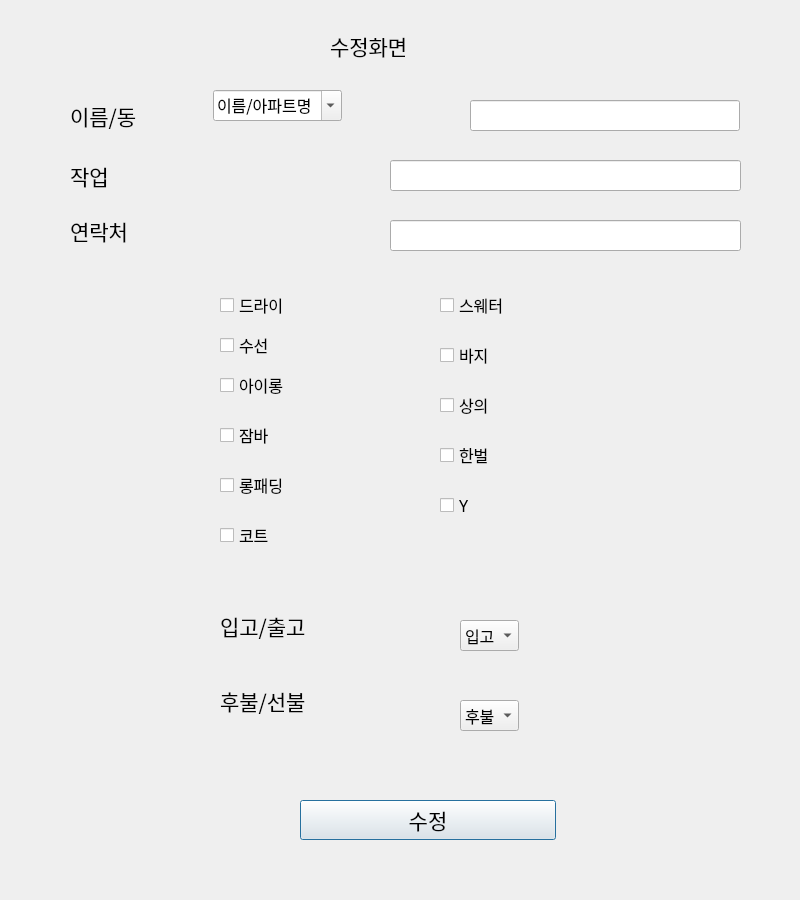
<?xml version="1.0" encoding="UTF-8"?>
<ui version="4.0">
 <class>Dialog</class>
 <widget class="QDialog" name="Dialog">
  <property name="geometry">
   <rect>
    <x>0</x>
    <y>0</y>
    <width>800</width>
    <height>900</height>
   </rect>
  </property>
  <property name="windowTitle">
   <string>Dialog</string>
  </property>
  <widget class="QCheckBox" name="cloth_checkBox">
   <property name="geometry">
    <rect>
     <x>440</x>
     <y>390</y>
     <width>185</width>
     <height>30</height>
    </rect>
   </property>
   <property name="baseSize">
    <size>
     <width>20</width>
     <height>20</height>
    </size>
   </property>
   <property name="font">
    <font>
     <family>Agency FB</family>
     <pointsize>12</pointsize>
    </font>
   </property>
   <property name="text">
    <string>상의</string>
   </property>
  </widget>
  <widget class="QCheckBox" name="cote_checkBox">
   <property name="geometry">
    <rect>
     <x>220</x>
     <y>520</y>
     <width>185</width>
     <height>30</height>
    </rect>
   </property>
   <property name="baseSize">
    <size>
     <width>20</width>
     <height>20</height>
    </size>
   </property>
   <property name="font">
    <font>
     <family>Agency FB</family>
     <pointsize>12</pointsize>
    </font>
   </property>
   <property name="text">
    <string>코트</string>
   </property>
  </widget>
  <widget class="QCheckBox" name="long_checkBox">
   <property name="geometry">
    <rect>
     <x>220</x>
     <y>470</y>
     <width>185</width>
     <height>30</height>
    </rect>
   </property>
   <property name="baseSize">
    <size>
     <width>20</width>
     <height>20</height>
    </size>
   </property>
   <property name="font">
    <font>
     <family>Agency FB</family>
     <pointsize>12</pointsize>
    </font>
   </property>
   <property name="text">
    <string>롱패딩</string>
   </property>
  </widget>
  <widget class="QLabel" name="label_3">
   <property name="geometry">
    <rect>
     <x>70</x>
     <y>150</y>
     <width>111</width>
     <height>51</height>
    </rect>
   </property>
   <property name="font">
    <font>
     <family>Agency FB</family>
     <pointsize>16</pointsize>
    </font>
   </property>
   <property name="text">
    <string>작업</string>
   </property>
  </widget>
  <widget class="QLineEdit" name="nombre_lineEdit">
   <property name="geometry">
    <rect>
     <x>470</x>
     <y>100</y>
     <width>270</width>
     <height>31</height>
    </rect>
   </property>
   <property name="font">
    <font>
     <family>Agency FB</family>
     <pointsize>16</pointsize>
    </font>
   </property>
  </widget>
  <widget class="QPushButton" name="aregar_Button">
   <property name="geometry">
    <rect>
     <x>300</x>
     <y>800</y>
     <width>256</width>
     <height>40</height>
    </rect>
   </property>
   <property name="font">
    <font>
     <family>Agency FB</family>
     <pointsize>16</pointsize>
    </font>
   </property>
   <property name="text">
    <string>수정</string>
   </property>
  </widget>
  <widget class="QLabel" name="label">
   <property name="geometry">
    <rect>
     <x>70</x>
     <y>90</y>
     <width>121</width>
     <height>51</height>
    </rect>
   </property>
   <property name="font">
    <font>
     <family>Agency FB</family>
     <pointsize>16</pointsize>
    </font>
   </property>
   <property name="text">
    <string>이름/동</string>
   </property>
  </widget>
  <widget class="QLineEdit" name="edad_lineEdit">
   <property name="geometry">
    <rect>
     <x>390</x>
     <y>220</y>
     <width>351</width>
     <height>31</height>
    </rect>
   </property>
   <property name="font">
    <font>
     <family>Agency FB</family>
     <pointsize>16</pointsize>
    </font>
   </property>
  </widget>
  <widget class="QComboBox" name="dong_name_combo">
   <property name="geometry">
    <rect>
     <x>213</x>
     <y>90</y>
     <width>121</width>
     <height>21</height>
    </rect>
   </property>
   <property name="font">
    <font>
     <family>Agency FB</family>
     <pointsize>12</pointsize>
    </font>
   </property>
   <property name="editable">
    <bool>true</bool>
   </property>
   <property name="sizeAdjustPolicy">
    <enum>QComboBox::AdjustToContents</enum>
   </property>
   <item>
    <property name="text">
     <string>이름/아파트명</string>
    </property>
   </item>
   <item>
    <property name="text">
     <string>초원아파트1동</string>
    </property>
   </item>
   <item>
    <property name="text">
     <string>초원아파트2동</string>
    </property>
   </item>
   <item>
    <property name="text">
     <string>초원아파트3동</string>
    </property>
   </item>
   <item>
    <property name="text">
     <string>초원아파트4동</string>
    </property>
   </item>
   <item>
    <property name="text">
     <string>초원아파트5동</string>
    </property>
   </item>
  </widget>
  <widget class="QComboBox" name="inPutOutput">
   <property name="geometry">
    <rect>
     <x>460</x>
     <y>620</y>
     <width>52</width>
     <height>21</height>
    </rect>
   </property>
   <property name="baseSize">
    <size>
     <width>20</width>
     <height>20</height>
    </size>
   </property>
   <property name="font">
    <font>
     <family>Agency FB</family>
     <pointsize>12</pointsize>
    </font>
   </property>
   <property name="layoutDirection">
    <enum>Qt::LeftToRight</enum>
   </property>
   <property name="sizeAdjustPolicy">
    <enum>QComboBox::AdjustToContents</enum>
   </property>
   <item>
    <property name="text">
     <string>입고</string>
    </property>
   </item>
   <item>
    <property name="text">
     <string>출고</string>
    </property>
   </item>
  </widget>
  <widget class="QLabel" name="label_8">
   <property name="geometry">
    <rect>
     <x>220</x>
     <y>610</y>
     <width>256</width>
     <height>31</height>
    </rect>
   </property>
   <property name="font">
    <font>
     <family>Agency FB</family>
     <pointsize>16</pointsize>
    </font>
   </property>
   <property name="layoutDirection">
    <enum>Qt::LeftToRight</enum>
   </property>
   <property name="text">
    <string>입고/출고</string>
   </property>
  </widget>
  <widget class="QCheckBox" name="dry_checkBox">
   <property name="geometry">
    <rect>
     <x>220</x>
     <y>290</y>
     <width>185</width>
     <height>30</height>
    </rect>
   </property>
   <property name="maximumSize">
    <size>
     <width>16777215</width>
     <height>16777215</height>
    </size>
   </property>
   <property name="baseSize">
    <size>
     <width>20</width>
     <height>20</height>
    </size>
   </property>
   <property name="font">
    <font>
     <family>Agency FB</family>
     <pointsize>12</pointsize>
    </font>
   </property>
   <property name="text">
    <string>드라이</string>
   </property>
  </widget>
  <widget class="QLabel" name="label_2">
   <property name="geometry">
    <rect>
     <x>70</x>
     <y>210</y>
     <width>111</width>
     <height>41</height>
    </rect>
   </property>
   <property name="font">
    <font>
     <family>Agency FB</family>
     <pointsize>16</pointsize>
    </font>
   </property>
   <property name="layoutDirection">
    <enum>Qt::LeftToRight</enum>
   </property>
   <property name="text">
    <string>연락처</string>
   </property>
  </widget>
  <widget class="QLineEdit" name="salario_lineEdit">
   <property name="geometry">
    <rect>
     <x>390</x>
     <y>160</y>
     <width>351</width>
     <height>31</height>
    </rect>
   </property>
   <property name="font">
    <font>
     <family>Agency FB</family>
     <pointsize>16</pointsize>
    </font>
   </property>
  </widget>
  <widget class="QCheckBox" name="pent_checkBox">
   <property name="geometry">
    <rect>
     <x>440</x>
     <y>340</y>
     <width>185</width>
     <height>30</height>
    </rect>
   </property>
   <property name="baseSize">
    <size>
     <width>20</width>
     <height>20</height>
    </size>
   </property>
   <property name="font">
    <font>
     <family>Agency FB</family>
     <pointsize>12</pointsize>
    </font>
   </property>
   <property name="text">
    <string>바지</string>
   </property>
  </widget>
  <widget class="QCheckBox" name="ycloth_checkBox">
   <property name="geometry">
    <rect>
     <x>440</x>
     <y>490</y>
     <width>185</width>
     <height>30</height>
    </rect>
   </property>
   <property name="baseSize">
    <size>
     <width>20</width>
     <height>20</height>
    </size>
   </property>
   <property name="font">
    <font>
     <family>Agency FB</family>
     <pointsize>12</pointsize>
    </font>
   </property>
   <property name="layoutDirection">
    <enum>Qt::LeftToRight</enum>
   </property>
   <property name="text">
    <string>Y</string>
   </property>
  </widget>
  <widget class="QCheckBox" name="iron_checkBox">
   <property name="geometry">
    <rect>
     <x>220</x>
     <y>370</y>
     <width>185</width>
     <height>30</height>
    </rect>
   </property>
   <property name="baseSize">
    <size>
     <width>20</width>
     <height>20</height>
    </size>
   </property>
   <property name="font">
    <font>
     <family>Agency FB</family>
     <pointsize>12</pointsize>
    </font>
   </property>
   <property name="text">
    <string>아이롱</string>
   </property>
  </widget>
  <widget class="QCheckBox" name="repair_checkBox">
   <property name="geometry">
    <rect>
     <x>220</x>
     <y>330</y>
     <width>185</width>
     <height>30</height>
    </rect>
   </property>
   <property name="baseSize">
    <size>
     <width>20</width>
     <height>20</height>
    </size>
   </property>
   <property name="font">
    <font>
     <family>Agency FB</family>
     <pointsize>12</pointsize>
    </font>
   </property>
   <property name="text">
    <string>수선</string>
   </property>
  </widget>
  <widget class="QCheckBox" name="sweater_checkBox">
   <property name="geometry">
    <rect>
     <x>440</x>
     <y>290</y>
     <width>185</width>
     <height>30</height>
    </rect>
   </property>
   <property name="baseSize">
    <size>
     <width>20</width>
     <height>20</height>
    </size>
   </property>
   <property name="font">
    <font>
     <family>Agency FB</family>
     <pointsize>12</pointsize>
    </font>
   </property>
   <property name="text">
    <string>스웨터</string>
   </property>
  </widget>
  <widget class="QComboBox" name="pay_comboBox">
   <property name="geometry">
    <rect>
     <x>460</x>
     <y>700</y>
     <width>52</width>
     <height>21</height>
    </rect>
   </property>
   <property name="baseSize">
    <size>
     <width>20</width>
     <height>20</height>
    </size>
   </property>
   <property name="font">
    <font>
     <family>Agency FB</family>
     <pointsize>12</pointsize>
    </font>
   </property>
   <property name="sizeAdjustPolicy">
    <enum>QComboBox::AdjustToContents</enum>
   </property>
   <item>
    <property name="text">
     <string>후불</string>
    </property>
   </item>
   <item>
    <property name="text">
     <string>선불</string>
    </property>
   </item>
   <item>
    <property name="text">
     <string>출고</string>
    </property>
   </item>
  </widget>
  <widget class="QCheckBox" name="set_checkBox">
   <property name="geometry">
    <rect>
     <x>440</x>
     <y>440</y>
     <width>185</width>
     <height>30</height>
    </rect>
   </property>
   <property name="baseSize">
    <size>
     <width>20</width>
     <height>20</height>
    </size>
   </property>
   <property name="font">
    <font>
     <family>Agency FB</family>
     <pointsize>12</pointsize>
    </font>
   </property>
   <property name="text">
    <string>한벌</string>
   </property>
  </widget>
  <widget class="QLabel" name="label_7">
   <property name="geometry">
    <rect>
     <x>330</x>
     <y>30</y>
     <width>191</width>
     <height>31</height>
    </rect>
   </property>
   <property name="font">
    <font>
     <family>Agency FB</family>
     <pointsize>16</pointsize>
    </font>
   </property>
   <property name="text">
    <string>수정화면</string>
   </property>
  </widget>
  <widget class="QCheckBox" name="outdoor_checkBox">
   <property name="geometry">
    <rect>
     <x>220</x>
     <y>420</y>
     <width>185</width>
     <height>30</height>
    </rect>
   </property>
   <property name="baseSize">
    <size>
     <width>20</width>
     <height>20</height>
    </size>
   </property>
   <property name="font">
    <font>
     <family>Agency FB</family>
     <pointsize>12</pointsize>
    </font>
   </property>
   <property name="text">
    <string>잠바</string>
   </property>
  </widget>
  <widget class="QLabel" name="label_10">
   <property name="geometry">
    <rect>
     <x>220</x>
     <y>680</y>
     <width>185</width>
     <height>41</height>
    </rect>
   </property>
   <property name="font">
    <font>
     <family>Agency FB</family>
     <pointsize>16</pointsize>
    </font>
   </property>
   <property name="text">
    <string>후불/선불</string>
   </property>
  </widget>
 </widget>
 <resources/>
 <connections/>
</ui>
